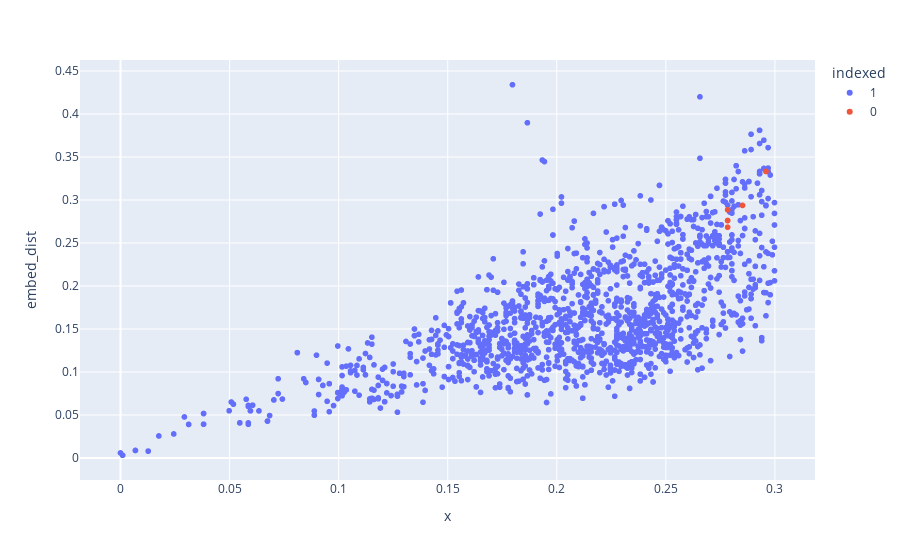

Notebook code for this chart:
### Code cell
print(len(df))
px.scatter(df, df.ed/dataset.L, y='embed_dist', hover_data=["ed_sh","sample"], color="indexed")

### Figure 1 — Plotly figure (JSON) as saved in the notebook; plotly's stock layout.template omitted (floating-point values rounded to 4 significant figures; data arrays with more than 128 entries replaced by an {"elided": "..."} marker saying what was removed)
{"data": [{"customdata": {"elided": "1596x2 int values"}, "hovertemplate": "indexed=1<br>x=%{x}<br>embed_dist=%{y}<br>ed_sh=%{customdata[0]}<br>sample=%{customdata[1]}<extra></extra>", "legendgroup": "1", "marker": {"color": "#636efa", "symbol": "circle"}, "mode": "markers", "name": "1", "showlegend": true, "type": "scattergl", "x": {"elided": "1596 float values"}, "xaxis": "x", "y": {"elided": "1596 float values"}, "yaxis": "y"}, {"customdata": [[0, 551], [0, 557], [0, 1115], [0, 1121], [0, 1174], [-1, 1468], [-1, 1477]], "hovertemplate": "indexed=0<br>x=%{x}<br>embed_dist=%{y}<br>ed_sh=%{customdata[0]}<br>sample=%{customdata[1]}<extra></extra>", "legendgroup": "0", "marker": {"color": "#EF553B", "symbol": "circle"}, "mode": "markers", "name": "0", "showlegend": true, "type": "scattergl", "x": [0.2783, 0.2783, 0.2852, 0.2959, 0.2783, 0.2959, 0.2783], "xaxis": "x", "y": [0.2886, 0.2761, 0.2937, 0.3332, 0.2761, 0.3332, 0.2684], "yaxis": "y"}], "layout": {"legend": {"title": {"text": "indexed"}, "tracegroupgap": 0}, "margin": {"t": 60}, "xaxis": {"anchor": "y", "domain": [0, 1], "title": {"text": "x"}}, "yaxis": {"anchor": "x", "domain": [0, 1], "title": {"text": "embed_dist"}}}}
